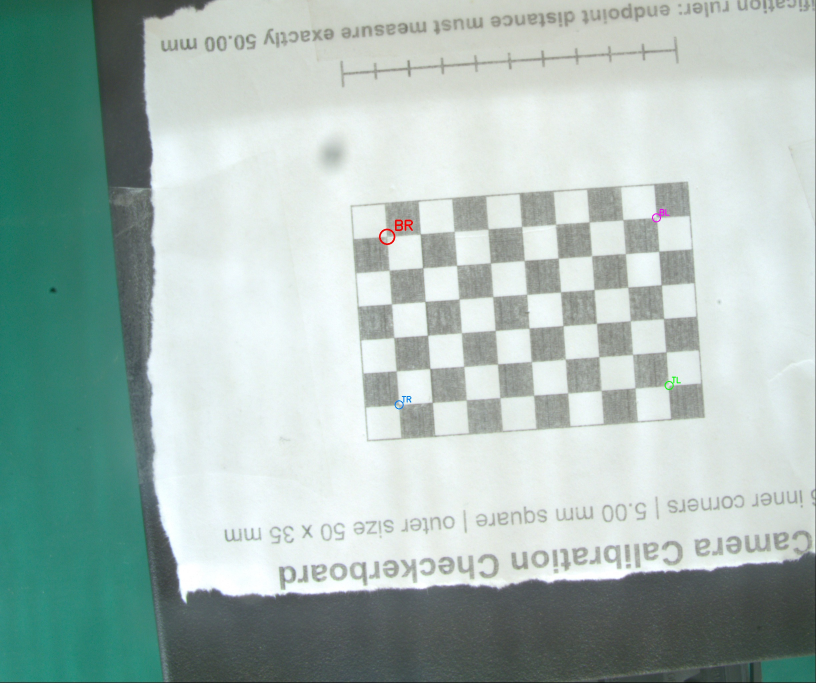
#> input picture calibration/_verify_br_marked.jpg, 2448 x 2048 px (shown at 1/3 size); its folder holds only this picture in this run
$ python -i capture_extrinsics.py   (imports and definitions only)
#> lines starting #> are read from the running program, lines starting #| are printed output that depends on the picture
"""Step 1: Capture eye-in-hand extrinsics dataset with a wide XYZ pose grid.

Fixed-R only. Builds a larger XY/Z span than the old ±8/±6 mm lattice so the
translation fit is observable, clamps to MG400 workspace, and rejects frames
with poor board detection / PnP reprojection.

Usage:
  python capture_extrinsics.py
  python capture_extrinsics.py --base-z 25 --xy-span 18 --z-span 30
"""
from __future__ import annotations

import argparse
import importlib.util
import json
import sys
import time
from pathlib import Path

import cv2
import numpy as np
import yaml

HERE = Path(__file__).resolve().parent
sys.path.insert(0, str(HERE))
from capture_basler_intrinsics import _open_camera, _capture  # noqa: E402

BRIDGE_PATH = HERE.parent / "Inputdemo" / "scripts" / "mg400_bridge.py"
ROBOT_CONFIG_PATH = HERE.parent / "Inputdemo" / "config" / "mg400.json"
FIXED_R = 7.687
PATTERN = (9, 6)
SQUARE_MM = 5.0
RADIUS_MIN = 255.0
RADIUS_MAX = 348.0
MAX_REPROJ_PX = 1.5


# [75 lines left out: functions _bridge, _config, clamp_xy, move, get_pose, not called in this run]


def detect_chessboard(frame: np.ndarray):
    gray = cv2.cvtColor(frame, cv2.COLOR_BGR2GRAY)
    classic_flags = cv2.CALIB_CB_ADAPTIVE_THRESH | cv2.CALIB_CB_NORMALIZE_IMAGE
    found, corners = cv2.findChessboardCorners(gray, PATTERN, classic_flags)
    if found:
        return cv2.cornerSubPix(
            gray,
            corners,
            (11, 11),
            (-1, -1),
            (cv2.TERM_CRITERIA_EPS | cv2.TERM_CRITERIA_MAX_ITER, 40, 0.001),
        )
    for g in (gray, cv2.createCLAHE(3.0, (8, 8)).apply(gray)):
        ok, c = cv2.findChessboardCornersSB(g, PATTERN, cv2.CALIB_CB_NORMALIZE_IMAGE)
        if ok:
            return c.reshape(-1, 1, 2).astype(np.float32)
    # Close-range frames: squares get too large in pixels for the detectors,
    # so retry on a downscaled image and refine at full resolution.
    for scale in (0.5, 0.35):
        small = cv2.resize(gray, None, fx=scale, fy=scale, interpolation=cv2.INTER_AREA)
        found, corners = cv2.findChessboardCorners(small, PATTERN, classic_flags)
        if not found:
            found, corners = cv2.findChessboardCornersSB(small, PATTERN, cv2.CALIB_CB_NORMALIZE_IMAGE)
        if found:
            corners = (corners.astype(np.float64) / scale).astype(np.float32)
            return cv2.cornerSubPix(
                gray,
                corners,
                (15, 15),
                (-1, -1),
                (cv2.TERM_CRITERIA_EPS | cv2.TERM_CRITERIA_MAX_ITER, 40, 0.001),
            )
    return None


# [302 lines left out: functions pnp, build_targets, center_over_board, main, not called in this run]


# [2 lines not run here, left out]

>>> import cv2
>>> picture = cv2.imread('_verify_br_marked.jpg')
#> picture is the input picture: shape (2048, 2448, 3); mean B, G, R 181.1, 186.4, 167.5
>>> result = detect_chessboard(picture)
#> in detect_chessboard, `gray = cv2.cvtColor(frame, cv2.COLOR_BGR2GRAY)`:
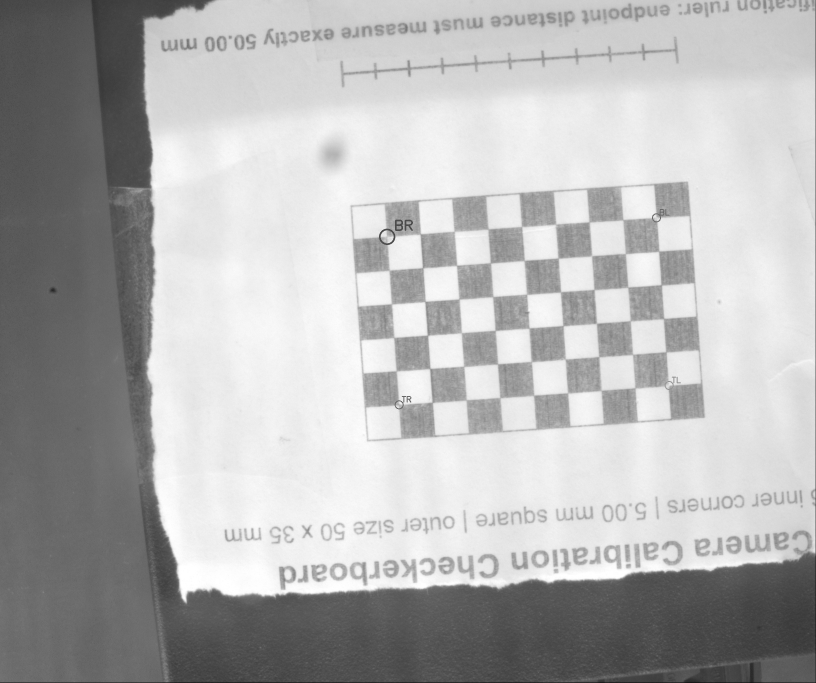
#> gray: shape (2048, 2448) (shown at 1/3 size); min 0, max 255, mean 180.2
#> in detect_chessboard, `found, corners = cv2.findChessboardCorners(gray, PATTERN, classic_flags)`: found = True; corners = 54 rows, first 8: [2005, 1156.5], [1912, 1159], [1799, 1167], [1702.3, 1178.2], [1601.5, 1186.5], [1502.8, 1195.7], [1398, 1202.7], [1295.7, 1205.6]
#> result = 54 rows, first 8: [1999.9, 1166.3], [1905.9, 1164.6], [1803.7, 1172.2], [1704.4, 1179.7], [1601.8, 1186.8], [1500.7, 1194.1], [1399.2, 1200.2], [1297.6, 1208.4]
